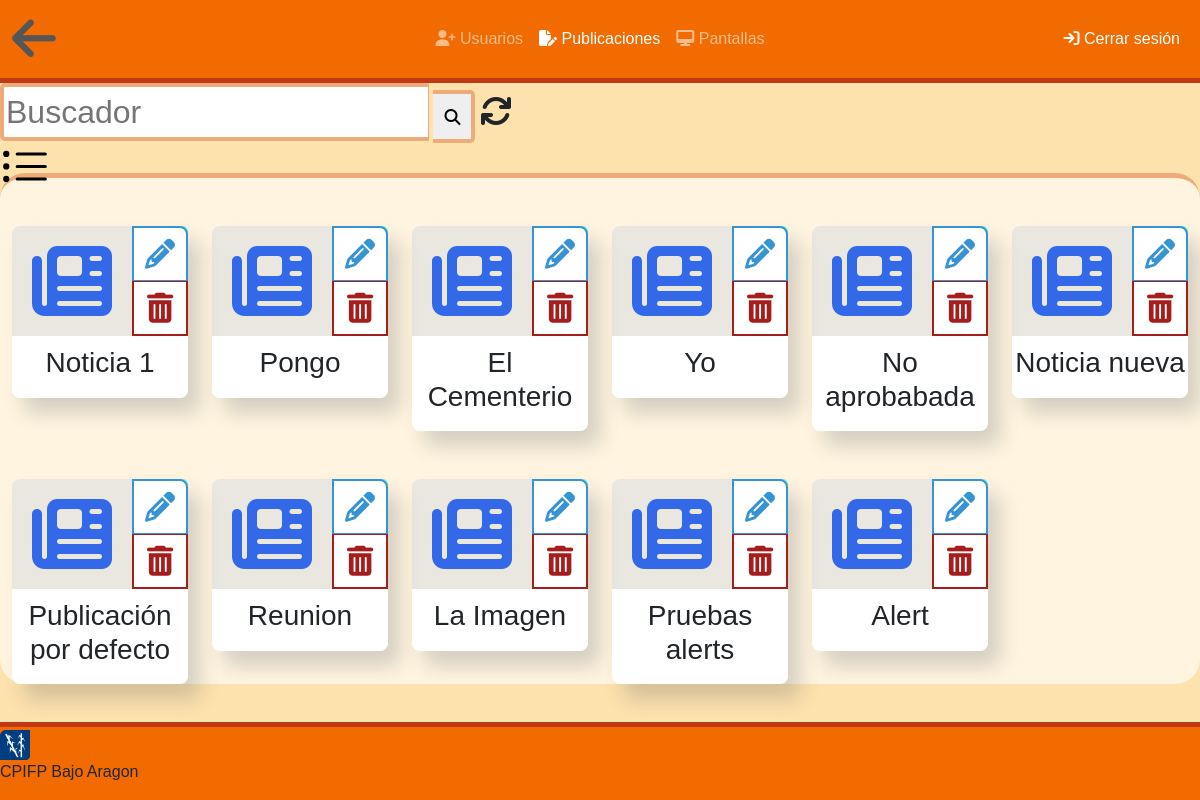
/MidgardStructure/Midgard_Final/listaPublicaciones.php (signed in), run on the app's committed database.
### tables this page shows
CREATE TABLE `PUBLICACION` (
  `id_publicacion` int NOT NULL,
  `fechaCreacion` date NOT NULL,
  `titulo` varchar(200) DEFAULT NULL,
  `fechaInicio` date NOT NULL,
  `fechaFin` date NOT NULL,
  `mensaje` varchar(1000) DEFAULT NULL,
  `imagen` varchar(500) DEFAULT NULL,
  `fechaAprobacion` date DEFAULT NULL,
  `escritor` varchar(50) DEFAULT NULL,
  `aprobador` varchar(50) DEFAULT NULL,
  `motivo` varchar(200) DEFAULT NULL,
  `id` int DEFAULT NULL
);

### MidgardStructure/Midgard_Final/listaPublicaciones.php (the view, shortened to what this page needs)
<?php include_once "php/base.php"; permisosListas();
    $con = conexion();
?>
<!DOCTYPE html>
<html lang="en">
<head>
    <link rel="stylesheet" href="https://cdnjs.cloudflare.com/ajax/libs/font-awesome/6.2.0/css/all.min.css">
    <link href="https://cdn.jsdelivr.net/npm/bootstrap@5.0.2/dist/css/bootstrap.min.css" rel="stylesheet">
    <link rel="stylesheet" href="css/preloader.css">
    <link rel="stylesheet" href="css/indexStyle.css">
</head>
<body>
    <nav id="menu" class="navbar navbar-expand-lg navbar-dark">
        <div class="container-fluid ">
            <a class="navbar-brand" href="inicio">
                <i class="fas fa-arrow-left" style="color:#565656; font-size: 50px;"></i>
            </a>
            <div class="collapse navbar-collapse" id="navbarNav">
            <ul id="menu2" class="navbar-nav">
                <?php if ($_SESSION["rol"]=='1'): ?>
                <li id="listaU" class="nav-item">
                    <a class="nav-link" aria-current="page" href="usuarios">
                        <i class="fa fa-user-plus" aria-hidden="true"></i>
                        Usuarios
                    </a>
                </li>
                <?php endif; ?>
                <li class="nav-item">
                    <a class="nav-link active" aria-current="page" href="publicaciones">
                        <i class="fa-solid fa-file-pen"></i>
                        Publicaciones
                    </a>
                </li>
                <?php if ($_SESSION["rol"]=='1'): ?>
                <li id="listaP" class="nav-item">
                    <a class="nav-link" aria-current="page" href="pantallas">
                        <i class="fa-solid fa-desktop"></i>
                        Pantallas
                    </a>
                </li>
                <?php endif; ?>
            </ul>
            <ul class="navbar-nav ms-auto">
                <li class="nav-item">
                    <a class="nav-link active" aria-current="page" href="cerrar.php">
                        <i class="fa fa-sign-in" aria-hidden="true"></i>
                        Cerrar sesión
                    </a>
                </li>
            </ul>
            </div>
        </div>
    </nav>
    <form action="listaPublicaciones.php" method="get">
        <input type="text" id="palabra" name="palabra" placeholder="Buscador">
        <button type="submit" name="search" id="search" title="Buscar"><i class="fas fa-search"></i></button>
        <buttom type="submit" name="todas" id="todas"><i class="fa fa-refresh fa-2x" aria-hidden="true"></i></buttom>
    </form>
    <img src="img/webImage/list-ul.svg" width="50px" onclick="cambiarContenido(listaIconos, listaTabla)">
    <section id="listas"  class="container-fluid">
        <div class="row" style="display:" id="listaIconos">
            <?php
                if ($_SESSION["rol"]=='1'){
                    $consulta="SELECT id_publicacion, titulo FROM PUBLICACION";
                }else{
                    $consulta="SELECT id_publicacion, titulo, id FROM PUBLICACION WHERE id='2'";
                }
                $stm = $con->query($consulta);
                $resultado = $stm->fetch();
                if ($resultado == "") {
                }else{
                    while ($resultado) :
                    ?>
                    <div class="mt-5 col-xl-2 col-lg-3 col-md-4 col-sm-6 col-6">
                        <div class="elemento">
                            <div class="lateral">
                                <a href="#" title="Datos" data-bs-toggle="modal" data-bs-target="#modalNews">
                                    <div id="<?php echo $resultado["id_publicacion"]; ?>" class="news" onclick="ajaxNews(this);">
                                        <i class="fa-solid fa-newspaper"></i>
                                    </div>
                                </a>
                                <div class="botones">
                                    <button class="boton red onRed" title="Eliminar" name="<?php echo $resultado["id_publicacion"] ?>" onclick="getIdPubli(this);" data-bs-toggle="modal" data-bs-target="#deleteNews">
                                        <i class="fa-solid fa-trash-can"></i>
                                    </button>
                                    <button class="boton blue onBlue" title="Editar" name="<?php echo $resultado["id_publicacion"]; ?>" onclick="fetchNews(this);" data-bs-toggle="modal" data-bs-target="#publicacion">
                                        <i class="fa-solid fa-pencil"></i>
                                    </button>
                                </div>
                            </div>
                            <div class="nombre">
                                <h3><?php echo $resultado["titulo"]; ?></h3>
                            </div>
                        </div>
                    </div>
                    <?php
                        $resultado = $stm->fetch();
                        endwhile;
                }
            ?>
        </div>
    </section>
    <?php include ('footer.php'); ?>

### MidgardStructure/Midgard_Final/footer.php
    <footer class="fixed-bottom">
        <div class="footerdiv">
                <div class="footerimage">
                    <img src="img/webImage/logoazul.png" alt="logo" width="30" height="30" class="d-inline-block align-text-top">
                </div>
                <div class="footertext">
                    <p>CPIFP Bajo Aragon</p>
                </div>
        </div class="footerdiv">
    </footer>
</body>
</html>

### MidgardStructure/Midgard_Final/css/indexStyle.css (style rules this page uses)
html { height: 100%; box-sizing: border-box; }
body { text-align: left; background-color: #fde2ad; position: relative; min-height: 100%; padding-bottom: 6.74rem; box-sizing: inherit; font-family: 'Montserrat', sans-serif; }
.navbar-center { position: absolute; left: 50%; transform: translatex(-50%); }
#menu { background-color: #f26b00; border-bottom: 5px solid #c13912; }
#palabra { z-index: 99; border-top: 4px solid #ECAB78; border-bottom: 4px solid #ECAB78; border-left: 4px solid #ECAB78; border-right: 1px solid #ECAB78; border-top-left-radius: 5px; border-bottom-left-radius: 5px; font-size: xx-large; }
#search { z-index: 99; border-top: 4px solid #ECAB78; border-bottom: 4px solid #ECAB78; border-left: none; border-right: 4px solid #ECAB78; border-top-right-radius: 5px; border-bottom-right-radius: 5px; padding: 12px 11px 9px 11px; }
#listas { margin-top: -20px; padding-top: -20px; border-top: 5px solid #ecab78; border-radius: 25px; background-color: #fff4df; }
.elemento { border-radius: 8px; box-shadow: 12px 15px 20px 0px rgba(46,61,73,0.2); transition: all 0.3s ease; }
.news { background-color: rgba(51, 105, 232, 0.1); padding: 15px 20px; border-top-left-radius: 8px; }
.news i { color:#3369e8; font-size: 80px; }
.lateral { display: flex; flex-direction: row; }
.botones { display: flex; flex-direction: column-reverse; background-color: aquamarine; border-top-right-radius: 5px; width: 100%; }
.boton { font-size: 30px; height: 50%; text-align: center; text-decoration: none; display: inline-block; transition-duration: 0.5s; cursor: pointer; }
.red { background-color: white; color:#a51e1e; border: 2px solid #a51e1e; border-top: 1px solid #a51e1e; }
.blue { color:#3693d6; background-color: white; border: 2px solid #3693d6; border-bottom: 1px solid #3693d6; border-top-right-radius: 8px; }
.nombre { background-color: #fff; padding: 10px 0px; width: 100%; text-align: center; border-bottom-left-radius: 8px; border-bottom-right-radius: 8px; }
footer { border-top: 5px solid #c13912; background-color: #f26b00; position: absolute; bottom: 0; min-width: 100%; }

### data on the page
publicacion: titulo "Noticia 1"
publicacion: titulo "Pongo"
publicacion: titulo "El Cementerio"
publicacion: titulo "Yo"
publicacion: titulo "No aprobabada"
publicacion: titulo "Noticia nueva"
publicacion: titulo "Publicación por defecto"
publicacion: titulo "Reunion"
publicacion: titulo "La Imagen"
publicacion: titulo "Pruebas alerts"
publicacion: titulo "Alert"
